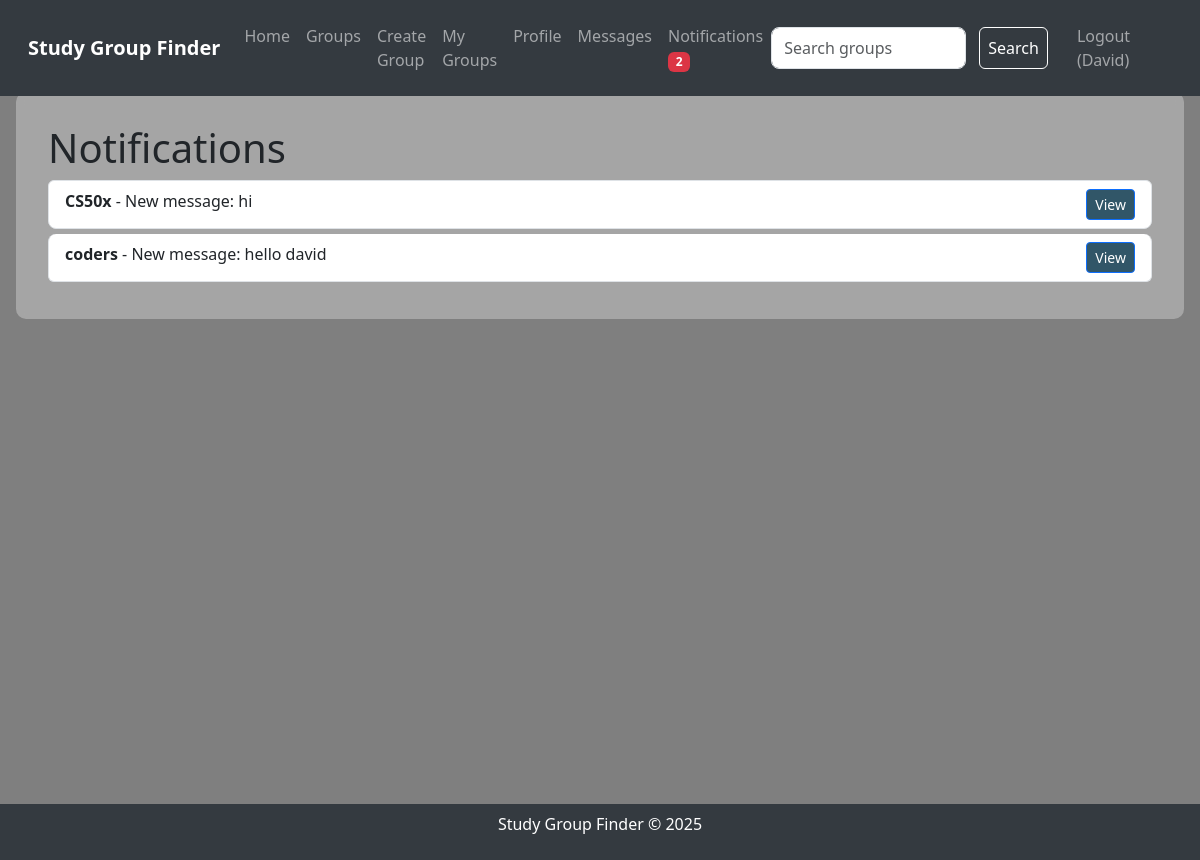
The app's page /notifications (signed in) with its own data.
### tables this page shows
CREATE TABLE notifications
                 (id INTEGER PRIMARY KEY AUTOINCREMENT,
                  user_id INTEGER,
                  group_id INTEGER,
                  message_id INTEGER,
                  announcement_id INTEGER,
                  type TEXT NOT NULL,
                  read BOOLEAN DEFAULT FALSE,
                  FOREIGN KEY (user_id) REFERENCES users(id),
                  FOREIGN KEY (group_id) REFERENCES groups(id),
                  FOREIGN KEY (message_id) REFERENCES messages(id),
                  FOREIGN KEY (announcement_id) REFERENCES announcements(id));

CREATE TABLE groups
                 (id INTEGER PRIMARY KEY AUTOINCREMENT,
                  name TEXT NOT NULL,
                  subject TEXT NOT NULL,
                  description TEXT,
                  creator_id INTEGER,
                  FOREIGN KEY (creator_id) REFERENCES users(id));

CREATE TABLE messages
                 (id INTEGER PRIMARY KEY AUTOINCREMENT,
                  group_id INTEGER,
                  user_id INTEGER,
                  content TEXT NOT NULL,
                  timestamp DATETIME DEFAULT CURRENT_TIMESTAMP,
                  FOREIGN KEY (group_id) REFERENCES groups(id),
                  FOREIGN KEY (user_id) REFERENCES users(id));

### app.py (the view)
@app.route('/notifications')
def notifications():
    if 'user_id' not in session:
        flash('Please log in to view notifications.', 'danger')
        return redirect(url_for('login'))
    conn = sqlite3.connect('study_groups.db')
    c = conn.cursor()
    c.execute("SELECT notifications.id, groups.name, notifications.type, messages.content, announcements.content, notifications.group_id "
              "FROM notifications "
              "JOIN groups ON notifications.group_id = groups.id "
              "LEFT JOIN messages ON notifications.message_id = messages.id "
              "LEFT JOIN announcements ON notifications.announcement_id = announcements.id "
              "WHERE notifications.user_id = ? AND notifications.read = FALSE "
              "ORDER BY notifications.id DESC",
              (session['user_id'],))
    notifications = c.fetchall()
    try:
        c.execute("SELECT COUNT(*) FROM notifications WHERE user_id = ? AND read = FALSE",
                  (session['user_id'],))
        notification_count = c.fetchone()[0]
    except sqlite3.OperationalError:
        init_db()
        notification_count = 0
    conn.close()
    return render_template('notifications.html', notifications=notifications, notification_count=notification_count)

### app.py (called while the page is built)
@app.after_request
def add_header(response):
    response.headers["Cache-Control"] = "no-cache, no-store, must-revalidate"
    response.headers["Pragma"] = "no-cache"
    response.headers["Expires"] = "0"
    return response

### templates/notifications.html (shortened to what this page needs)
{% extends "layout.html" %}
{% block content %}
    <div class="page-content">
        <h1>Notifications</h1>
        {% if notifications %}
            <ul class="list-group">
                {% for notification in notifications %}
                    <li class="list-group-item">
                        <strong>{{ notification[1] }}</strong> -
                        {% if notification[2] == 'message' %}
                            New message: {{ notification[3] or 'A new message was posted' }}
                        {% elif notification[2] == 'announcement' %}
                            New announcement: {{ notification[4] or 'A new announcement was posted' }}
                        {% else %}
                            New activity
                        {% endif %}
                        <a href="{{ url_for('group_details', group_id=notification[5]) }}"
                           class="btn btn-primary btn-sm float-end">View</a>
                    </li>
                {% endfor %}
            </ul>
        {% else %}
            <p>No new notifications.</p>
        {% endif %}
    </div>
{% endblock %}

### static/styles.css (style rules this page uses)
body { background-image: url('/static/background.jpg'); background-size: cover; background-position: center; background-blend-mode: overlay; background-color: rgba(0, 0, 0, 0.5); min-height: 100vh; margin: 0; padding: 0; }
.page-content { backdrop-filter: blur(5px); background-color: rgba(255, 255, 255, 0.3); border-radius: 10px; padding: 2rem; max-width: 1200px; margin: 0 auto; }
.list-group-item { border-radius: 8px; margin-bottom: 5px; }
.btn-primary { background-color: #315668; }

### records on screen
notifications: name "CS50x", content "hi"
notifications: name "coders", content "hello david"

### other values on screen
{{ notification_count }} "2"
{{ session.username }} "David"
